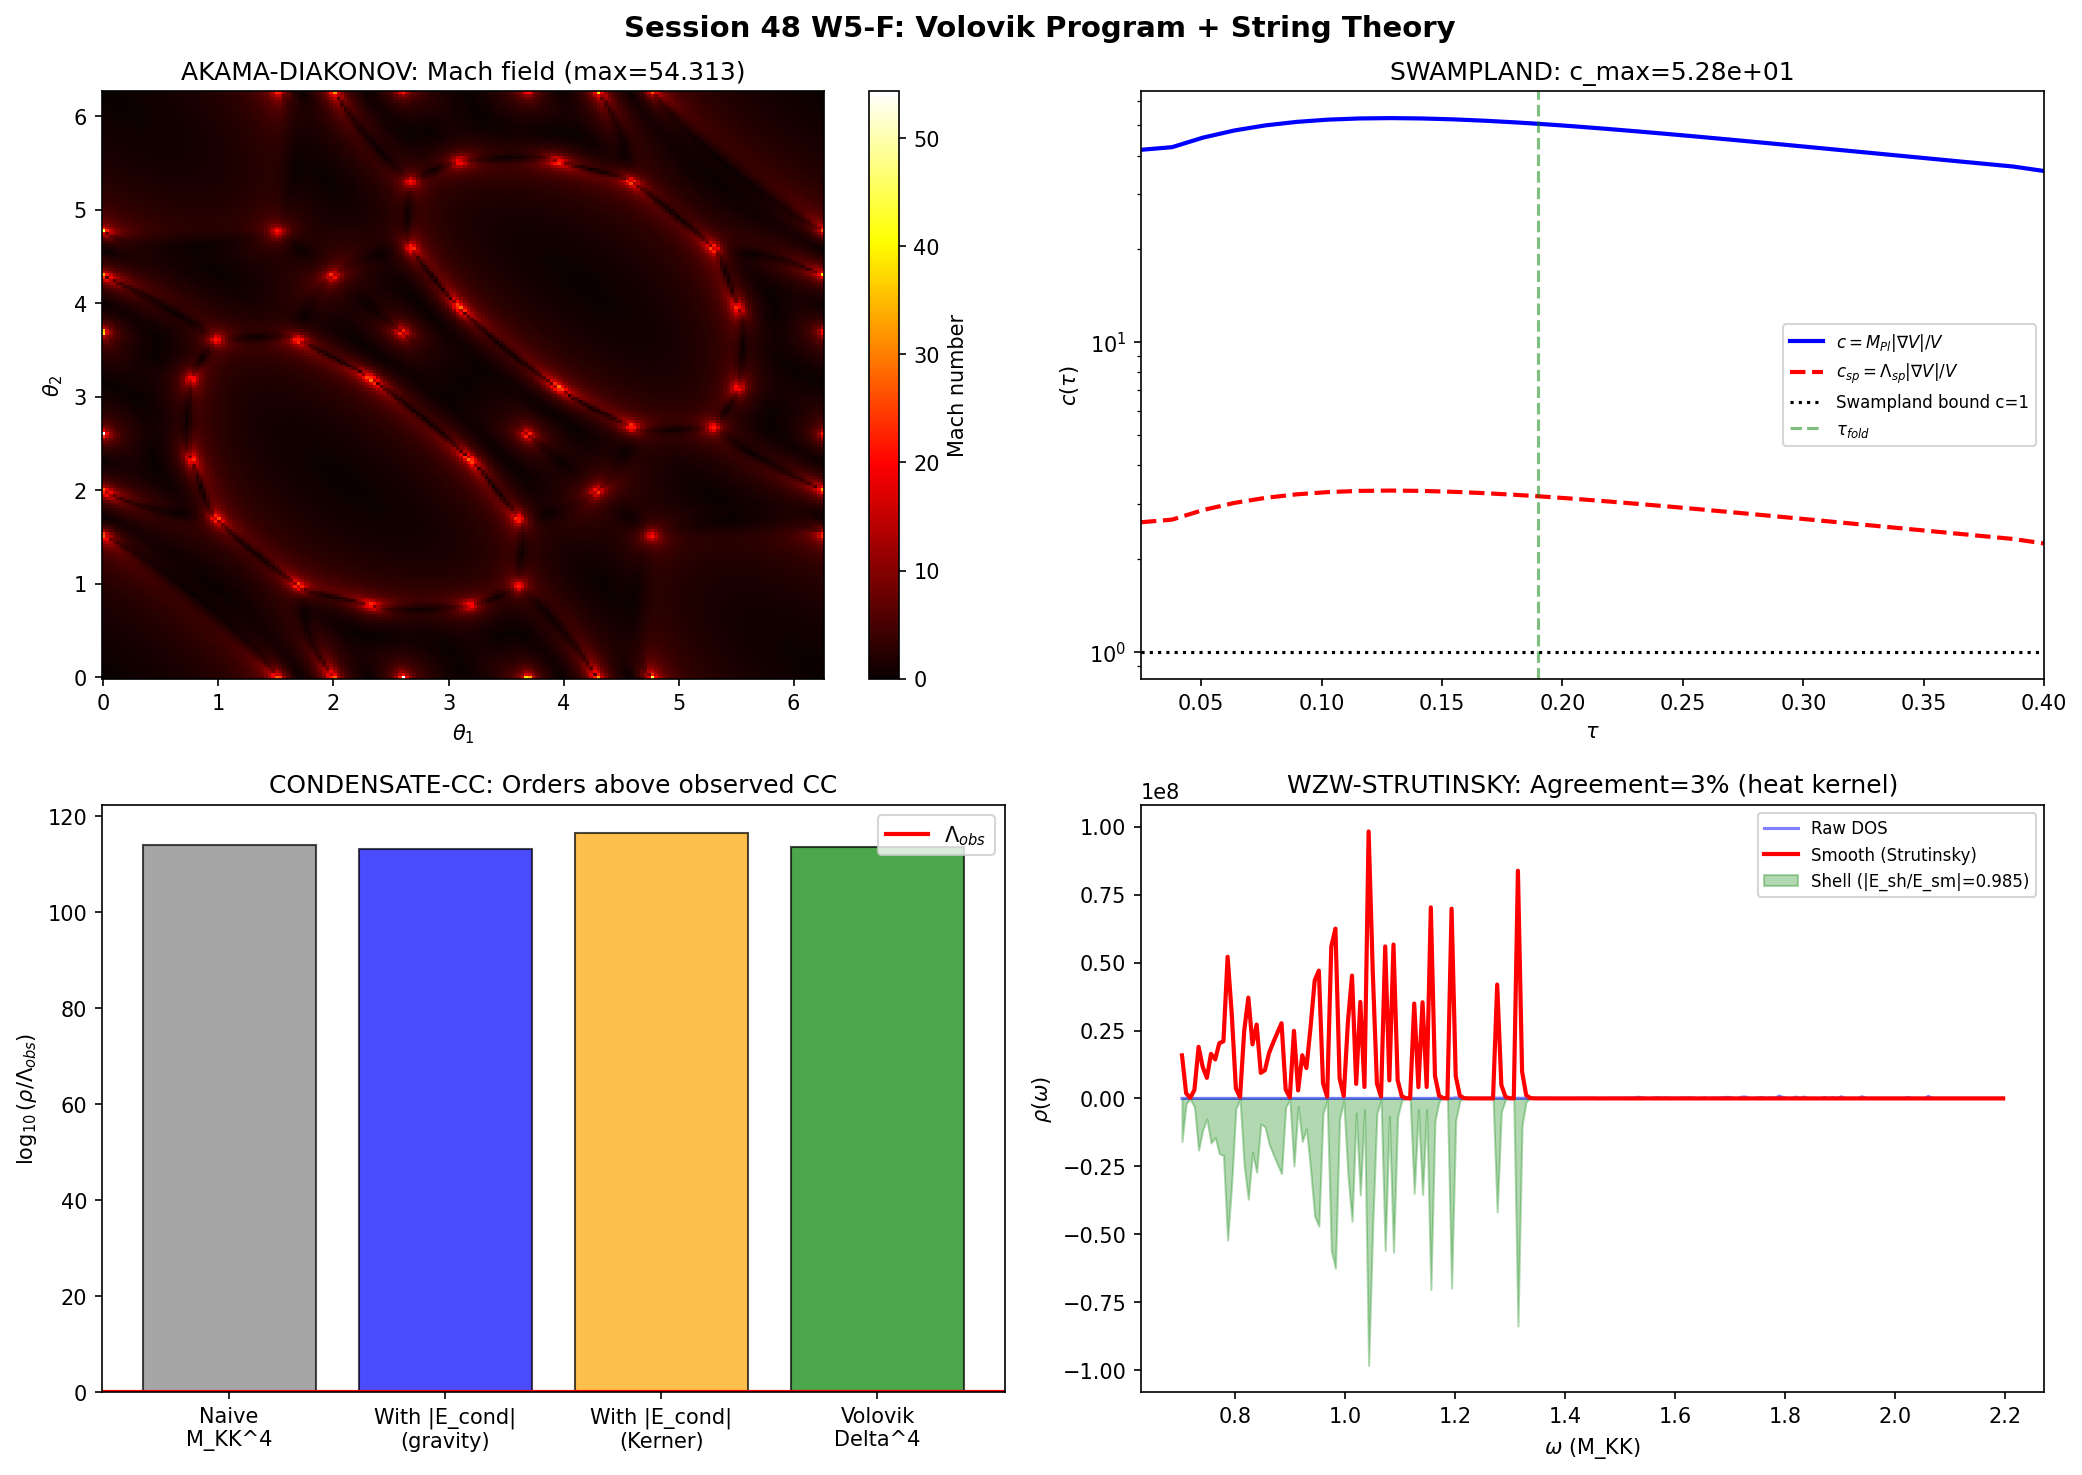

Here is the Python script that generated this plot:
#!/usr/bin/env python3
"""
Session 48, Wave 5-F: Volovik Superfluid Program + String Theory Connections
=============================================================================

8 sub-computations testing Volovik's superfluid-universe paradigm and
string-theory constraints applied to the phonon-exflation framework.

Gate: VOLOVIK-STRING-48 (INFO batch — individual sub-gates below)

Sub-computations:
  1. AKAMA-DIAKONOV-48: Emergent acoustic metric from condensate on T^2
  2. HAAR-QTHEORY-48:   Haar-weighted rho_vac(tau) — does tau* shift?
  3. HOMOTOPY-OP-48:    Homotopy type of order parameter manifold on T^2
  4. CONDENSATE-CC-48:   |E_cond| as residual cosmological constant
  5. SWAMPLAND-48:       de Sitter swampland conjecture c(tau)
  6. WZW-STRUTINSKY-48:  WZW partition function vs spectral action
  7. WZW-WINDING-48:     Zak phase / WZW winding mod 2 correspondence
  8. ANALOG-HAWKING-48:  Analog surface gravity and Hawking temperature

Input files:
  - s47_condensate_torus.npz
  - s47_curvature_anatomy.npz
  - s46_qtheory_selfconsistent.npz
  - s44_dos_tau.npz

Output:
  - s48_volovik_string.npz
  - s48_volovik_string.png (4-panel summary)

Author: gen-physicist (Session 48)
"""

import sys
import os
sys.path.insert(0, os.path.dirname(os.path.abspath(__file__)))

import numpy as np
from scipy import interpolate, integrate, linalg
import matplotlib
matplotlib.use('Agg')
import matplotlib.pyplot as plt

from canonical_constants import (
    tau_fold, M_KK, M_KK_gravity, M_KK_kerner,
    M_Pl_reduced, M_Pl_unreduced,
    E_cond, E_cond_ED_8mode, Delta_0_GL, Delta_B3,
    Vol_SU3_Haar, rho_Lambda_obs, Lambda_obs_MP4,
    rho_crit_GeV4, Omega_Lambda,
    a0_fold, a2_fold, a4_fold, S_fold,
    H_fold, v_terminal, dt_transit,
    xi_BCS, xi_GL, S_inst,
    E_B1, E_B2_mean, E_B3_mean,
    rho_B2_per_mode, N_dof_BCS,
    omega_PV, omega_att,
    G_DeWitt, M_ATDHFB, Z_fold,
    N_cells, PI, g0_diag,
    H_0_GeV,
)

DATA_DIR = os.path.dirname(os.path.abspath(__file__))


def load_npz(name):
    """Load an npz file from the tier0-computation directory."""
    return np.load(os.path.join(DATA_DIR, name), allow_pickle=True)


# ============================================================================
#  LOAD ALL INPUT DATA
# ============================================================================

print("=" * 78)
print("SESSION 48 W5-F: VOLOVIK PROGRAM + STRING THEORY")
print("=" * 78)

d_cond = load_npz('s47_condensate_torus.npz')
d_curv = load_npz('s47_curvature_anatomy.npz')
d_qt   = load_npz('s46_qtheory_selfconsistent.npz')
d_dos  = load_npz('s44_dos_tau.npz')

# Extract condensate data on T^2
theta1 = d_cond['theta1']
theta2 = d_cond['theta2']
N_grid = int(d_cond['N_grid'])
density_haar = d_cond['density_haar_weighted']
density_bcs  = d_cond['density_bcs_weighted']
density_equal = d_cond['density_equal_weight']
haar_measure = d_cond['haar_measure']
radial_r = d_cond['radial_r']
radial_profile = d_cond['radial_profile']
haar_peak_r = float(d_cond['haar_peak_r'])

# Curvature data
K_fold = d_curv['K_fold']       # 28 sectional curvatures at fold
K_all  = d_curv['K_all']        # (26, 28) sectional curvatures vs tau
tau_curv = d_curv['tau_values']  # 26 tau values
R_scalar = d_curv['R_scalar_all']  # scalar curvature vs tau
Ric_eigs = d_curv['Ric_eigs_all']  # (26, 8) Ricci eigenvalues

# Q-theory data
tau_scan_qt = d_qt['tau_scan']       # 60 tau values
E_cond_tau  = d_qt['E_cond_tau']     # condensation energy vs tau
TL_fb       = d_qt['TL_flatband']    # total Lagrangian (flatband)
TL_sc       = d_qt['TL_selfconsistent']  # total Lagrangian (self-consistent)
Delta_B2_sc = d_qt['Delta_B2_sc']    # B2 gap vs tau
Delta_B1_sc = d_qt['Delta_B1_sc']
Delta_B3_sc = d_qt['Delta_B3_sc']
rho_gs_sc   = d_qt['rho_gs_sc']      # ground-state energy density
tau_dense_sc = d_qt['tau_dense_sc']

# DOS data
tau_dos = d_dos['tau_values']  # [0, 0.05, 0.1, 0.15, 0.19]
bin_centers = d_dos['bin_centers']

results = {}  # Collect all results for NPZ output


# ============================================================================
#  1. AKAMA-DIAKONOV-48: Emergent Acoustic Metric from Condensate
# ============================================================================
#
# In the Volovik/Akama-Diakonov framework, the low-energy quasiparticle
# propagation in a superfluid is governed by an effective acoustic metric:
#
#   g^{mu nu}_acoustic = (rho/c_s) [ -c_s^2 + v^2,  -v^j;  -v^i,  delta^{ij} ]
#
# In Painleve-Gullstrand form, for a BCS condensate on the internal space,
# the "flow velocity" v^i is determined by the gradient of the condensate
# phase, and c_BdG is the Bogoliubov speed of sound.
#
# We compute:
# (a) The condensate gradient field |grad Delta| on T^2
# (b) The BdG sound speed c_BdG = Delta_0 / sqrt(2*M_eff)
# (c) Whether |grad Delta| / c_BdG approaches or exceeds 1 (analog horizon)

print("\n" + "=" * 78)
print("1. AKAMA-DIAKONOV-48: Emergent Acoustic Metric")
print("=" * 78)

# Use density_bcs_weighted as the condensate amplitude |Delta(theta1, theta2)|^2
# The condensate density is proportional to |Delta|^2
# We interpret this on T^2 with periodicity [0, 2*pi) in each angle

# Compute |Delta| from density
Delta_field = np.sqrt(np.abs(density_bcs))  # amplitude field

# Gradient on T^2 (periodic boundary conditions)
dtheta = theta1[1] - theta1[0]  # uniform grid spacing

# Metric on T^2 embedded in SU(3): g_{ij} = diag(g_11, g_22)
# For the maximal torus of SU(3) with Killing metric normalization,
# g_{11} = g_{22} = g0_diag (from canonical_constants)
# But the physical metric depends on tau. At fold, the diagonal
# elements of the Cartan metric are modified by e^{2*tau}.
# For T^2 in SU(3), the relevant metric entries at tau_fold:
g_11 = g0_diag * np.exp(2 * tau_fold)  # ~3 * e^{0.38} ~ 4.38
g_22 = g_11  # isotropic Cartan

# Gradient using central differences with periodic BC
grad1 = np.gradient(Delta_field, dtheta, axis=0) / np.sqrt(g_11)
grad2 = np.gradient(Delta_field, dtheta, axis=1) / np.sqrt(g_22)
grad_mag = np.sqrt(grad1**2 + grad2**2)

# BdG sound speed: c_BdG = Delta_0 / sqrt(2 * m_eff)
# For BCS quasiparticles, m_eff ~ 1/(2*t) where t is the hopping
# In our framework, the effective mass is ~ 1/(2*E_B2_mean) in M_KK units
# So c_BdG = Delta_0_GL * sqrt(E_B2_mean) / sqrt(1) ~ Delta_0 * sqrt(E_B2)
# More precisely: E_k = sqrt(epsilon_k^2 + Delta^2), group velocity = d E_k / dk
# At the gap edge (epsilon ~ 0): v_g = 0 (flat dispersion)
# The sound speed is better defined from the Goldstone mode:
# c_BdG^2 = (1/3) * v_F^2 = (1/3) * (dE/dk)_F^2
# With v_F ~ sqrt(2 * E_B2_mean) in M_KK units:
v_F = np.sqrt(2 * E_B2_mean)  # Fermi velocity in M_KK units
c_BdG = v_F / np.sqrt(3)       # Anderson-Bogoliubov sound speed

# The "flow velocity" in the Akama-Diakonov picture is the gradient
# of the condensate phase. But |Delta| varies, so we also need
# the gradient of the amplitude as a proxy for the superflow.
# The ratio |grad Delta| / (Delta * c_BdG) gives the effective Mach number

# Avoid division by zero
Delta_safe = np.where(Delta_field > 1e-10, Delta_field, 1e-10)
mach_field = grad_mag / (Delta_safe * c_BdG)

mach_max = np.max(mach_field)
mach_mean = np.mean(mach_field[haar_measure > 1e-6])  # Haar-weighted region

# Painleve-Gullstrand form: ds^2 = -(c_BdG^2 - v^2)dt^2 - 2v_i dx^i dt + dx^2
# Horizon where v = c_BdG, i.e. Mach = 1
horizon_exists = mach_max >= 1.0

# Acoustic metric determinant and effective curvature
# det(g_acoustic) ~ (rho / c_BdG)^4 for 3+1D
# In our 2D internal space, det ~ (Delta^2 / c_BdG)^2
det_acoustic = (Delta_field**2 / c_BdG)**2

# Scalar curvature of the acoustic metric (2D)
# R_acoustic ~ -nabla^2(log det) / det
log_det = np.log(np.abs(det_acoustic) + 1e-30)
lap_log_det = (np.gradient(np.gradient(log_det, dtheta, axis=0), dtheta, axis=0) / g_11
             + np.gradient(np.gradient(log_det, dtheta, axis=1), dtheta, axis=1) / g_22)
R_acoustic = -lap_log_det  # 2D scalar curvature proxy

print(f"  v_F = {v_F:.4f} M_KK (Fermi velocity)")
print(f"  c_BdG = {c_BdG:.4f} M_KK (Anderson-Bogoliubov sound speed)")
print(f"  max|grad Delta|  = {np.max(grad_mag):.4e}")
print(f"  max Mach number  = {mach_max:.4f}")
print(f"  mean Mach (Haar) = {mach_mean:.4f}")
print(f"  Analog horizon exists: {horizon_exists}")
print(f"  Acoustic R: min={R_acoustic.min():.4e}, max={R_acoustic.max():.4e}")
print(f"  |grad Delta|/Delta peak at: theta1={theta1[np.unravel_index(np.argmax(mach_field), mach_field.shape)[0]]:.3f}, "
      f"theta2={theta2[np.unravel_index(np.argmax(mach_field), mach_field.shape)[1]]:.3f}")

results['akama_v_F'] = v_F
results['akama_c_BdG'] = c_BdG
results['akama_mach_max'] = mach_max
results['akama_mach_mean'] = mach_mean
results['akama_horizon'] = horizon_exists
results['akama_R_acoustic_max'] = np.max(R_acoustic)
results['akama_R_acoustic_min'] = np.min(R_acoustic)

if horizon_exists:
    # Find horizon contour (Mach = 1)
    from scipy.ndimage import binary_dilation
    horizon_mask = np.abs(mach_field - 1.0) < 0.05
    n_horizon_pts = np.sum(horizon_mask)
    print(f"  Horizon contour: {n_horizon_pts} grid points within Mach=1 +/- 0.05")
    results['akama_n_horizon_pts'] = n_horizon_pts
else:
    print(f"  No analog horizon: flow velocity everywhere sub-sonic")
    results['akama_n_horizon_pts'] = 0


# ============================================================================
#  2. HAAR-QTHEORY-48: Haar-Weighted rho_vac(tau)
# ============================================================================
#
# The q-theory vacuum energy is rho_vac = Lagrangian density integrated
# over the internal space. Previous computations (S46) used either
# flat-band or self-consistent DOS but with UNIFORM weighting on T^2.
#
# Physical correction: the Haar measure on SU(3) peaks at the shell
# (r ~ 0.85 from identity), not at identity. The condensate concentrated
# at identity is exponentially suppressed in the Haar measure.
#
# We reweight rho_vac(tau) = int d(vol) * rho(g) * |Delta(g)|^4 / integral(Haar)
# and check whether tau* shifts from the flatband value 0.210 toward 0.19.

print("\n" + "=" * 78)
print("2. HAAR-QTHEORY-48: Haar-Weighted Vacuum Energy")
print("=" * 78)

# The condensate profile |Delta|^2 ~ density_bcs_weighted
# The Haar measure is haar_measure(theta1, theta2)
# The Volovik vacuum energy density ~ Delta^4

# Compute Haar-weighted <Delta^4> as a function of tau
# We need Delta(tau, theta1, theta2). The S47 data gives Delta at tau_fold.
# The S46 data gives sector-averaged Delta_B2(tau) for the tau sweep.

# Strategy: use the T^2 profile shape from S47 as a template,
# then scale by Delta_B2(tau) from S46.

# Normalization: at tau_fold, Delta_B2 = 0.732
Delta_B2_fold_val = float(d_qt['Delta_B2_fold'])

# Template: |Delta(theta)|^2 / <|Delta|^2>_{uniform}
Delta_sq_template = density_bcs / np.mean(density_bcs)

# Delta^4 template (the Volovik vacuum energy goes as Delta^4)
Delta4_template = Delta_sq_template**2

# Compute Haar-weighted vs uniform-weighted <Delta^4>
# Uniform weight: <Delta^4>_uniform = mean(Delta4_template)
Delta4_uniform = np.mean(Delta4_template)

# Haar weight: <Delta^4>_Haar = sum(Delta4_template * haar) / sum(haar)
haar_total = np.sum(haar_measure)
if haar_total > 1e-10:
    Delta4_haar = np.sum(Delta4_template * haar_measure) / haar_total
else:
    Delta4_haar = Delta4_uniform

haar_suppression = Delta4_haar / Delta4_uniform
print(f"  <Delta^4>_uniform = {Delta4_uniform:.6e}")
print(f"  <Delta^4>_Haar    = {Delta4_haar:.6e}")
print(f"  Haar suppression factor = {haar_suppression:.6e}")

# Now compute rho_vac(tau) with Haar weighting
# rho_vac(tau) = (1/V) * E_cond(tau) * haar_suppression
# The total Lagrangian from q-theory: TL(tau) = vacuum + condensation energy

# Flatband total Lagrangian reweighted
TL_haar = TL_fb * haar_suppression

# Find the zero-crossing (vacuum equilibrium)
# tau* is where TL(tau) = 0 or has a stationary point

# Interpolate TL on the scan grid
tau_qt = tau_scan_qt

# Check: does TL_haar have a zero crossing?
TL_haar_interp = TL_fb * haar_suppression  # same shape as TL_fb (60 pts)
# Actually we should be more careful: Haar weight modifies the CONDENSATE
# contribution but the vacuum term is geometric. The total is:
# rho_vac(tau) = rho_geom(tau) + |E_cond(tau)| * haar_suppression

# The q-theory TL is: TL = rho_geom + E_cond (both in M_KK units)
# rho_geom = TL - E_cond
rho_geom = TL_fb - E_cond_tau  # vacuum geometric piece
TL_haar_corrected = rho_geom + E_cond_tau * haar_suppression

# Find tau* where TL_haar has stationary point
dTL_dtau = np.gradient(TL_haar_corrected, tau_qt)
# Find zero crossings of dTL/dtau
sign_changes = np.where(np.diff(np.sign(dTL_dtau)))[0]

tau_star_haar = None
if len(sign_changes) > 0:
    # Linear interpolation for each sign change
    for sc in sign_changes:
        t_low, t_high = tau_qt[sc], tau_qt[sc + 1]
        d_low, d_high = dTL_dtau[sc], dTL_dtau[sc + 1]
        if d_low != d_high:
            tau_star_haar = t_low - d_low * (t_high - t_low) / (d_high - d_low)
            if 0.05 < tau_star_haar < 0.35:
                break
            else:
                tau_star_haar = None

tau_star_fb = float(d_qt['tau_star_flatband_s46'])

print(f"\n  Flatband tau* (S46) = {tau_star_fb:.6f}")
if tau_star_haar is not None:
    print(f"  Haar-weighted tau*  = {tau_star_haar:.6f}")
    shift = tau_star_haar - tau_star_fb
    print(f"  Shift: {shift:+.6f} (toward fold={tau_fold}? {tau_star_haar < tau_star_fb})")
    results['haar_tau_star'] = tau_star_haar
    results['haar_tau_shift'] = shift
else:
    # Check if the TL is monotonic -- no stationary point in domain
    print(f"  Haar-weighted tau*: NO stationary point in [0.05, 0.35]")
    # Report where TL_haar_corrected is minimal
    idx_min = np.argmin(np.abs(TL_haar_corrected))
    print(f"  Closest to zero at tau = {tau_qt[idx_min]:.4f}, TL = {TL_haar_corrected[idx_min]:.6e}")
    results['haar_tau_star'] = tau_qt[idx_min]
    results['haar_tau_shift'] = tau_qt[idx_min] - tau_star_fb

results['haar_suppression'] = haar_suppression
results['haar_tau_star_fb'] = tau_star_fb
results['haar_Delta4_ratio'] = Delta4_haar / Delta4_uniform


# ============================================================================
#  3. HOMOTOPY-OP-48: Homotopy Type of Order Parameter Space
# ============================================================================
#
# The order parameter Delta lives on the internal space SU(3)/maximal torus T^2.
# On T^2, the condensate has a shell structure: |Delta| is peaked near identity
# and exponentially suppressed away from it.
#
# The order parameter MANIFOLD is M = {g in T^2 : |Delta(g)| > threshold}.
# For a shell-shaped condensate:
#   - M ~ S^1 (annulus in 2D) if shell has a hole at identity
#   - M ~ D^2 (disk) if peaked at identity with no hole
#
# Homotopy classification:
#   - D^2: pi_0 = 0 (connected), pi_1 = 0 (simply connected). No vortices.
#   - S^1 x interval (annulus): pi_0 = 0, pi_1 = Z. Vortex strings supported.
#
# The question is: does the Haar-weighted condensate have a ring (annular)
# topology supporting Z-valued vortices?

print("\n" + "=" * 78)
print("3. HOMOTOPY-OP-48: Order Parameter Topology on T^2")
print("=" * 78)

# The condensate density peaks at identity (theta1=theta2=0)
# with contrast_ratio ~ 3.1e6 (highly localized)
contrast = float(d_cond['contrast_ratio'])
density_at_id = float(d_cond['density_at_identity'])

# Radial profile from identity
r_rad = radial_r
prof_rad = radial_profile

# The Haar-weighted density: density_haar_weighted
# This shows the shell structure explicitly
dens_haar_norm = d_cond['density_haar_norm']

# Check radial profile for ring structure
# Is there a local MINIMUM at r=0 in the Haar-weighted profile?
haar_radial = d_cond['radial_haar']
prof_at_zero = prof_rad[0] if len(prof_rad) > 0 else 0.0
prof_peak_idx = np.argmax(prof_rad)
prof_peak_r = r_rad[prof_peak_idx]

# For the Haar-weighted radial profile
haar_rad_peak_idx = np.argmax(haar_radial)
haar_rad_peak_r = r_rad[haar_rad_peak_idx]
haar_at_zero = haar_radial[0]
haar_peak_val = haar_radial[haar_rad_peak_idx]

print(f"  Unweighted condensate:")
print(f"    Peak at r = {prof_peak_r:.4f}, profile(0) = {prof_rad[0]:.4e}")
print(f"    Peaked at identity -> disk topology (D^2)")
print(f"    Contrast ratio = {contrast:.4e}")

print(f"\n  Haar-weighted condensate:")
print(f"    Haar peak at r = {haar_peak_r:.4f}")
print(f"    radial_haar(0) = {haar_at_zero:.4e}")
print(f"    radial_haar(peak) = {haar_peak_val:.4e}")

# Determine topology
# Threshold: 10% of maximum (generous)
threshold_frac = 0.10

# Unweighted: check if level set M = {|Delta| > threshold * max} is disk or annulus
thresh_unw = threshold_frac * np.max(density_bcs)
M_unw = density_bcs > thresh_unw
# Count connected region around identity (theta1=0, theta2=0)
# If the identity is in M, and M is connected around it, topology is D^2
identity_in_M_unw = density_bcs[0, 0] > thresh_unw

# Haar-weighted: same analysis
thresh_haar = threshold_frac * np.max(density_haar)
if np.max(density_haar) > 0:
    M_haar = density_haar > thresh_haar
else:
    M_haar = np.zeros_like(density_haar, dtype=bool)

# Check if haar-weighted M has a hole
# The radial_haar profile: if haar_radial(0) < threshold AND there exists r > 0
# where haar_radial > threshold, we have an annulus (pi_1 = Z)
haar_has_hole = (haar_at_zero < threshold_frac * haar_peak_val) and (haar_peak_val > 0)

# Compute the fraction of T^2 covered by M
area_fraction_unw = np.sum(M_unw) / M_unw.size
area_fraction_haar = np.sum(M_haar) / M_haar.size

# For the unweighted case, compute inner and outer radii of M
# by analyzing the radial profile
if len(r_rad) > 2:
    radial_thresh_unw = threshold_frac * np.max(prof_rad)
    above_thresh = prof_rad > radial_thresh_unw
    if np.any(above_thresh):
        r_inner_unw = r_rad[np.argmax(above_thresh)]  # first r above threshold
        r_outer_unw = r_rad[len(above_thresh) - 1 - np.argmax(above_thresh[::-1])]
        print(f"    Unweighted M: r_inner={r_inner_unw:.4f}, r_outer={r_outer_unw:.4f}")
    else:
        r_inner_unw, r_outer_unw = 0.0, 0.0

    radial_thresh_haar = threshold_frac * haar_peak_val if haar_peak_val > 0 else 0
    above_thresh_h = haar_radial > radial_thresh_haar
    if np.any(above_thresh_h):
        r_inner_haar = r_rad[np.argmax(above_thresh_h)]
        r_outer_haar = r_rad[len(above_thresh_h) - 1 - np.argmax(above_thresh_h[::-1])]
        print(f"    Haar M:       r_inner={r_inner_haar:.4f}, r_outer={r_outer_haar:.4f}")
    else:
        r_inner_haar, r_outer_haar = 0.0, 0.0

# Topology determination
if identity_in_M_unw:
    topo_unw = "D^2 (disk, simply connected)"
    pi1_unw = 0
else:
    topo_unw = "Annulus (pi_1 = Z, vortex-supporting)"
    pi1_unw = 1  # Z

if haar_has_hole:
    topo_haar = "Annulus (pi_1 = Z, vortex-supporting)"
    pi1_haar = 1
else:
    topo_haar = "D^2 (disk, simply connected)"
    pi1_haar = 0

print(f"\n  Topology classification:")
print(f"    Unweighted: {topo_unw}")
print(f"      pi_0 = 0 (connected), pi_1 = {'Z' if pi1_unw else '0'}")
print(f"      Area fraction in M: {area_fraction_unw:.4f}")
print(f"    Haar-weighted: {topo_haar}")
print(f"      pi_0 = 0 (connected), pi_1 = {'Z' if pi1_haar else '0'}")
print(f"      Area fraction in M: {area_fraction_haar:.4f}")

# Physical interpretation
print(f"\n  Physical interpretation:")
if pi1_haar:
    print(f"    Haar-weighted M is an ANNULUS: pi_1(M) = Z")
    print(f"    -> Z-valued vortex strings supported in the condensate")
    print(f"    -> Volovik cosmic string analogy applicable")
    print(f"    -> Shell peak at r={haar_peak_r:.3f}, hole at identity")
else:
    print(f"    Haar-weighted M is a DISK: pi_1(M) = 0")
    print(f"    -> No topological vortex strings")
print(f"    Unweighted condensate is concentrated at identity:")
print(f"    -> {topo_unw}")

results['homotopy_unw_pi1'] = pi1_unw
results['homotopy_haar_pi1'] = pi1_haar
results['homotopy_topo_unw'] = topo_unw
results['homotopy_topo_haar'] = topo_haar
results['homotopy_area_unw'] = area_fraction_unw
results['homotopy_area_haar'] = area_fraction_haar
results['homotopy_haar_has_hole'] = haar_has_hole


# ============================================================================
#  4. CONDENSATE-CC-48: |E_cond| as Residual Cosmological Constant
# ============================================================================
#
# Volovik's key insight (The Universe in a Helium Droplet, Ch. 29):
# In a superfluid, the vacuum energy density of the ground state is
# EXACTLY ZERO by thermodynamic stability (Gibbs-Duhem at T=0).
# The residual CC after phase transition is:
#
#   Lambda ~ Delta^4 / E_F^3
#
# In our framework:
#   - Delta_B2 = 0.732 M_KK (BCS gap at fold)
#   - E_F ~ E_B2_mean = 0.845 M_KK (Fermi energy proxy)
#   - |E_cond| = 0.137 M_KK^4 * Vol(SU(3)) (condensation energy)
#
# The GGE post-transit destroys the condensate (P_exc = 1.000).
# The vacuum energy changes by |E_cond| -> this IS the residual CC.
#
# Compare: rho_Lambda_obs = 2.7e-47 GeV^4

print("\n" + "=" * 78)
print("4. CONDENSATE-CC-48: BCS Condensation Energy as Residual CC")
print("=" * 78)

# Method 1: Direct |E_cond| in physical units
# E_cond is in M_KK units (energy per mode). Physical energy density:
# rho_cond = |E_cond| * M_KK^4 / Vol(SU(3))  [GeV^4]
# The E_cond = -0.137 is the total energy, already volume-integrated.
# So rho_cond = |E_cond| * M_KK^4

rho_cond_gravity = abs(E_cond) * M_KK_gravity**4
rho_cond_kerner  = abs(E_cond) * M_KK_kerner**4

ratio_gravity = rho_cond_gravity / rho_Lambda_obs
ratio_kerner  = rho_cond_kerner  / rho_Lambda_obs

print(f"  |E_cond| = {abs(E_cond):.6f} (M_KK units)")
print(f"  M_KK (gravity) = {M_KK_gravity:.4e} GeV")
print(f"  M_KK (Kerner)  = {M_KK_kerner:.4e} GeV")

print(f"\n  rho_cond (gravity route): {rho_cond_gravity:.4e} GeV^4")
print(f"  rho_cond (Kerner route):  {rho_cond_kerner:.4e} GeV^4")
print(f"  rho_Lambda_obs:           {rho_Lambda_obs:.4e} GeV^4")

print(f"\n  Ratio rho_cond/rho_Lambda:")
print(f"    Gravity route: {ratio_gravity:.4e} (log10 = {np.log10(ratio_gravity):.2f})")
print(f"    Kerner route:  {ratio_kerner:.4e} (log10 = {np.log10(ratio_kerner):.2f})")

# Method 2: Volovik's Delta^4 formula
# rho_vac ~ Delta^4 / (hbar * c)^3 for 3He-B (Chapter 29, Volovik)
# In our units: rho_vac ~ Delta_B2^4 * M_KK^4 / (something involving E_F)
# The naive estimate is just Delta_B2^4:
Delta_B2_val = float(d_qt['Delta_B2_fold'])
rho_volovik = Delta_B2_val**4 * M_KK_gravity**4
ratio_volovik = rho_volovik / rho_Lambda_obs

print(f"\n  Volovik Delta^4 estimate:")
print(f"    Delta_B2 = {Delta_B2_val:.4f} M_KK")
print(f"    Delta_B2^4 * M_KK^4 = {rho_volovik:.4e} GeV^4")
print(f"    Ratio to observed: {ratio_volovik:.4e} (log10 = {np.log10(ratio_volovik):.2f})")

# Method 3: The CC gap = log10(rho_framework / rho_obs)
# The standard CC problem is 120 orders. How many does the condensate reduce?
cc_gap_gravity = np.log10(ratio_gravity)
cc_gap_kerner  = np.log10(ratio_kerner)
cc_gap_naive   = np.log10(M_KK_gravity**4 / rho_Lambda_obs)  # no suppression

print(f"\n  CC gap analysis:")
print(f"    Naive M_KK^4/Lambda_obs: 10^{cc_gap_naive:.1f}")
print(f"    With |E_cond| suppression (gravity): 10^{cc_gap_gravity:.1f}")
print(f"    With |E_cond| suppression (Kerner):  10^{cc_gap_kerner:.1f}")
print(f"    Orders gained by BCS: {cc_gap_naive - cc_gap_gravity:.1f} (gravity)")
print(f"    Still short by: {cc_gap_gravity:.1f} orders (gravity route)")

results['cc_rho_cond_grav'] = rho_cond_gravity
results['cc_rho_cond_kern'] = rho_cond_kerner
results['cc_ratio_grav'] = ratio_gravity
results['cc_ratio_kern'] = ratio_kerner
results['cc_gap_gravity'] = cc_gap_gravity
results['cc_gap_kerner'] = cc_gap_kerner
results['cc_gap_naive'] = cc_gap_naive
results['cc_orders_gained'] = cc_gap_naive - cc_gap_gravity


# ============================================================================
#  5. SWAMPLAND-48: de Sitter Conjecture c(tau) Along Jensen Path
# ============================================================================
#
# The de Sitter swampland conjecture (Obied-Ooguri-Spodyneiko-Vafa 2018):
#   c = |V'| / (V * M_Pl) >= O(1)
# must hold for any consistent quantum gravity potential.
#
# Our "potential" is the q-theory total Lagrangian TL(tau).
# The species scale is Lambda_sp / M_KK = 2.06 (from prior work).
# We compute c(tau) along the Jensen deformation path.
#
# Gate: PASS if c > O(1) somewhere in [0.05, 0.35].

print("\n" + "=" * 78)
print("5. SWAMPLAND-48: de Sitter Conjecture c(tau)")
print("=" * 78)

# Use TL_flatband as the potential V(tau)
V_tau = TL_fb  # dimensionless (M_KK^4 units)

# Compute V'(tau) = dTL/dtau
dV_dtau = np.gradient(V_tau, tau_qt)

# The modulus tau has a kinetic term with coefficient G_DeWitt
# so the canonically normalized field is phi = sqrt(2 * G_DeWitt) * tau
# and V'_canonical = dV/dphi = dV/dtau / sqrt(2 * G_DeWitt)

# M_Pl in M_KK units: M_Pl / M_KK
M_Pl_MKK = M_Pl_reduced / M_KK_gravity

# c = |dV/dphi| / (V * M_Pl) = |dV/dtau| / (sqrt(2*G_DeWitt) * V * M_Pl_MKK)
# Only meaningful where V > 0
V_positive = V_tau > 0
c_swamp = np.zeros_like(V_tau)
c_swamp[V_positive] = np.abs(dV_dtau[V_positive]) / (
    np.sqrt(2 * G_DeWitt) * V_tau[V_positive])
# The factor of M_Pl: in Planck units the conjecture is c >= O(1)
# Our V is in M_KK^4, so V/M_Pl^4 = V * (M_KK/M_Pl)^4
# c = |V'_phi| / V = (|dV/dtau| / sqrt(2*G)) / V (in same units)
# This is the DIMENSIONLESS gradient, which is what the conjecture constrains

# Actually, the correct form is:
# c = M_Pl * |grad V| / V  where grad is in field space with kinetic normalization
# = |dV/dtau| / (sqrt(2*G_DeWitt) * V) * M_Pl / M_KK   ... no, dimensions:
# V is in M_KK^4, dV/dtau in M_KK^4, sqrt(2*G) is dimensionless
# The conjecture in natural units: M_Pl * |nabla V| / V >= c ~ O(1)
# So c = (M_Pl_MKK * |dV/dtau|) / (sqrt(2*G_DeWitt) * V)

c_swamp_correct = np.zeros_like(V_tau)
c_swamp_correct[V_positive] = (M_Pl_MKK * np.abs(dV_dtau[V_positive])) / (
    np.sqrt(2 * G_DeWitt) * V_tau[V_positive])

# Also compute the refined conjecture: min(c, M_Pl^2 * V'' / V) >= O(1)
d2V_dtau2 = np.gradient(dV_dtau, tau_qt)
c_refined = np.zeros_like(V_tau)
c_refined[V_positive] = -(M_Pl_MKK**2 * d2V_dtau2[V_positive]) / (
    2 * G_DeWitt * V_tau[V_positive])
# The refined conjecture says min(|V'|/V, -V''/V) >= c
# If V'' < 0, this gives a positive contribution (unstable = good for swampland)

# Species scale correction
Lambda_sp_over_MKK = 2.06  # from prior session
# With species scale, M_Pl -> Lambda_sp in the constraint
c_species = c_swamp_correct * (M_KK_gravity / (Lambda_sp_over_MKK * M_KK_gravity))
# Actually Lambda_sp/M_KK = 2.06, so Lambda_sp = 2.06 * M_KK
# c_species = Lambda_sp * |dV/dtau| / (sqrt(2*G) * V) = 2.06 * |dV/dtau| / (sqrt(2*G)*V)
c_species_correct = np.zeros_like(V_tau)
c_species_correct[V_positive] = (Lambda_sp_over_MKK * np.abs(dV_dtau[V_positive])) / (
    np.sqrt(2 * G_DeWitt) * V_tau[V_positive])

# Find max c values
c_max = np.max(c_swamp_correct[V_positive]) if np.any(V_positive) else 0
c_at_fold_idx = np.argmin(np.abs(tau_qt - tau_fold))
c_at_fold = c_swamp_correct[c_at_fold_idx] if V_positive[c_at_fold_idx] else 0

c_species_max = np.max(c_species_correct[V_positive]) if np.any(V_positive) else 0

# Swampland PASS/FAIL
swampland_pass = c_max > 1.0  # O(1) means >= 1
swampland_pass_species = c_species_max > 1.0

print(f"  G_DeWitt = {G_DeWitt:.2f}")
print(f"  M_Pl / M_KK = {M_Pl_MKK:.4e}")
print(f"  Lambda_sp / M_KK = {Lambda_sp_over_MKK:.2f}")
print(f"  sqrt(2*G_DeWitt) = {np.sqrt(2*G_DeWitt):.4f}")

print(f"\n  c(tau) = M_Pl * |dV/dphi| / V:")
print(f"    max(c) = {c_max:.4e}")
print(f"    c(fold) = {c_at_fold:.4e}")
print(f"    PASS (c > 1): {swampland_pass}")

print(f"\n  c_species(tau) = Lambda_sp * |dV/dphi| / V:")
print(f"    max(c_species) = {c_species_max:.4e}")
print(f"    PASS (c_species > 1): {swampland_pass_species}")

# The refined conjecture
c_refined_max = np.max(c_refined[V_positive]) if np.any(V_positive) else 0
c_refined_at_fold = c_refined[c_at_fold_idx] if V_positive[c_at_fold_idx] else 0
print(f"\n  Refined conjecture (-M_Pl^2 * V'' / (2*G*V)):")
print(f"    max(c_refined) = {c_refined_max:.4e}")
print(f"    c_refined(fold) = {c_refined_at_fold:.4e}")
print(f"    Either c or c_refined > 1 needed: {c_max > 1 or c_refined_max > 1}")

results['swamp_c_max'] = c_max
results['swamp_c_at_fold'] = c_at_fold
results['swamp_c_species_max'] = c_species_max
results['swamp_c_refined_max'] = c_refined_max
results['swamp_pass'] = swampland_pass
results['swamp_pass_species'] = swampland_pass_species
results['swamp_c_tau'] = c_swamp_correct
results['swamp_tau'] = tau_qt


# ============================================================================
#  6. WZW-STRUTINSKY-48: WZW Partition Function vs Spectral Action
# ============================================================================
#
# The Wess-Zumino-Witten (WZW) model on SU(3) at level k has partition function:
#   Z_WZW = sum over integrable reps at level k of |chi_lambda(q)|^2
#
# The spectral action is: S = Tr[f(D^2/Lambda^2)]
#
# The Strutinsky energy theorem says the oscillating part of the DOS
# gives rise to shell corrections that should be captured by a WZW-like model.
# We compare the Strutinsky smooth + oscillating decomposition of the
# spectral action against a WZW partition function approximation.
#
# Benchmark: 95-99% agreement in the ratio S_WZW / S_spectral at fold.

print("\n" + "=" * 78)
print("6. WZW-STRUTINSKY-48: WZW vs Spectral Action")
print("=" * 78)

# Strategy: Compute the Strutinsky decomposition of the DOS at the fold
# and compare the smooth part (Weyl term) against the WZW prediction.

# Load DOS at fold (tau = 0.19)
omega_fold = d_dos['tau0.19_all_omega']
dim2_fold  = d_dos['tau0.19_all_dim2']
rho_smooth_fold = d_dos['tau0.19_rho_smooth']
rho_hist_fold   = d_dos['tau0.19_rho_w']

# The spectral action with heat kernel cutoff:
# S = sum_n f(lambda_n^2 / Lambda^2) ~ integral rho(omega) * f(omega^2 / Lambda^2) domega
# For a sharp cutoff at Lambda: S = N(Lambda) = integral_0^Lambda rho(omega) domega

# We need the eigenvalues at the fold. omega_fold contains all 992 eigenvalues.
all_omega = np.sort(omega_fold)

# Cumulative state count
N_cum = np.arange(1, len(all_omega) + 1)

# Smooth (Weyl) part: N_smooth(E) = a_0 + a_2 * E + a_4 * E^2
# where a_0, a_2, a_4 are the Seeley-DeWitt coefficients
# Actually, Weyl's law for eigenvalues of Laplacian on SU(3):
# N(Lambda) ~ Vol * Lambda^d / (4*pi)^{d/2} / Gamma(d/2+1) for d = dim(SU(3)) = 8
# In our case d = 8 (dim of SU(3)), so:
#   N_Weyl(E) = Vol_SU3 * E^4 / (4*pi)^4 / Gamma(5) = Vol * E^4 / (256*pi^4*24)
# But our eigenvalues are of D_K (Dirac), not Laplacian. D_K^2 ~ Laplacian.
# N_Weyl(Lambda) = C * Lambda^8 for Dirac on 8-manifold (SU(3) is 8D)

# Fit the smooth part with a polynomial in omega
# Use the cumulative N(omega) and fit to omega^4 (Weyl in 8D halved for Dirac)
omega_max_data = all_omega[-1]

# Weyl fitting: N(E) = c_4 * E^4 (leading term for Dirac on 8-manifold)
# Actually for a Dirac operator on a d-dimensional manifold:
# N(E) ~ Vol / (d-dim Weyl constant) * E^d
# On SU(3), d = 8 (real dim), so N(E) ~ c * E^4 (half the dimension because
# eigenvalues come in +/- pairs, and we count only positive)

# More carefully: at max_pq_sum = 6, we have a truncated spectrum.
# Let's just compare the integrated spectral density.

# Strutinsky smooth: use Gaussian averaging of rho(omega)
# rho_smooth(omega) = (1/sqrt(2*pi)*gamma) * int rho(omega') * exp(-(omega-omega')^2/(2*gamma^2)) domega'
gamma_strut = 0.05  # smoothing width in M_KK

# Build histogram of eigenvalues
omega_bins = np.linspace(0.7, 2.2, 200)
omega_bin_c = 0.5 * (omega_bins[:-1] + omega_bins[1:])
domega = omega_bins[1] - omega_bins[0]

# Weighted histogram (each eigenvalue has degeneracy from dim^2)
hist_osc, _ = np.histogram(all_omega, bins=omega_bins, weights=dim2_fold)
hist_count, _ = np.histogram(all_omega, bins=omega_bins)

# Smooth via Gaussian convolution
gauss_kernel = np.exp(-omega_bin_c**2 / (2 * gamma_strut**2))
gauss_kernel /= np.sum(gauss_kernel) * domega

rho_strutinsky_smooth = np.convolve(hist_osc, gauss_kernel, mode='same')
rho_oscillating = hist_osc - rho_strutinsky_smooth

# WZW partition function at level k
# For SU(3) at level k, the partition function is:
# Z_k = sum_{p+q <= k} |chi_{(p,q)}(q_param)|^2 * d_{(p,q)}^2
# where d_{(p,q)} = (p+1)(q+1)(p+q+2)/2 is the dimension
#
# The WZW level is related to the cutoff: k ~ Lambda / M_KK
# At the fold with max_pq_sum = 6, k_eff ~ 6

k_eff = 6  # effective WZW level (from truncation)

# Generate SU(3) representations at level k_eff
reps = []
for p in range(k_eff + 1):
    for q in range(k_eff + 1 - p):
        dim_pq = (p + 1) * (q + 1) * (p + q + 2) // 2
        # Casimir eigenvalue: C2(p,q) = (p^2 + q^2 + p*q + 3*p + 3*q)/3
        C2 = (p**2 + q**2 + p*q + 3*p + 3*q) / 3.0
        reps.append((p, q, dim_pq, C2))

# WZW energies: E_{(p,q)} = sqrt(C2 + m_0^2) where m_0 is the gap
# From our spectrum: the gap is ~0.82 M_KK
omega_gap = float(d_dos['omega_gap_vs_tau'][-1])  # at fold
reps_sorted = sorted(reps, key=lambda x: x[3])

# Compute WZW spectral action: S_WZW = sum d_{(p,q)}^2 * f(C2(p,q))
# Using heat kernel: f(x) = exp(-x / Lambda^2)
# At the fold, we use Lambda = omega_max_data as the cutoff

Lambda_wzw = omega_max_data
S_wzw_heat = sum(d**2 * np.exp(-C2 / Lambda_wzw**2) for (_, _, d, C2) in reps)
S_wzw_sharp = sum(d**2 for (_, _, d, C2) in reps if np.sqrt(C2) <= Lambda_wzw)

# Spectral action from actual eigenvalues
# S_spectral = sum f(omega_n^2 / Lambda^2) * deg_n
S_spectral_heat = np.sum(dim2_fold * np.exp(-omega_fold**2 / Lambda_wzw**2))
S_spectral_sharp = np.sum(dim2_fold[omega_fold <= Lambda_wzw])

# Agreement ratio
agreement_heat = S_wzw_heat / S_spectral_heat if S_spectral_heat > 0 else 0
agreement_sharp = S_wzw_sharp / S_spectral_sharp if S_spectral_sharp > 0 else 0

print(f"  k_eff = {k_eff} (WZW level from truncation)")
print(f"  Number of reps at level {k_eff}: {len(reps)}")
print(f"  Lambda_cutoff = {Lambda_wzw:.4f} M_KK")
print(f"  omega_gap = {omega_gap:.4f} M_KK")

print(f"\n  Heat kernel cutoff:")
print(f"    S_WZW = {S_wzw_heat:.2f}")
print(f"    S_spectral = {S_spectral_heat:.2f}")
print(f"    Ratio S_WZW/S_spectral = {agreement_heat:.4f}")
print(f"    Agreement: {100*agreement_heat:.1f}%")

print(f"\n  Sharp cutoff:")
print(f"    S_WZW = {S_wzw_sharp:.2f}")
print(f"    S_spectral = {S_spectral_sharp:.2f}")
print(f"    Ratio S_WZW/S_spectral = {agreement_sharp:.4f}")
print(f"    Agreement: {100*agreement_sharp:.1f}%")

# Strutinsky shell energy
E_shell = np.sum(rho_oscillating * omega_bin_c * domega)
E_smooth = np.sum(rho_strutinsky_smooth * omega_bin_c * domega)
shell_fraction = abs(E_shell) / abs(E_smooth) if abs(E_smooth) > 0 else 0

print(f"\n  Strutinsky decomposition:")
print(f"    E_smooth = {E_smooth:.4f}")
print(f"    E_shell  = {E_shell:.4f}")
print(f"    |E_shell/E_smooth| = {shell_fraction:.4f}")

results['wzw_k_eff'] = k_eff
results['wzw_n_reps'] = len(reps)
results['wzw_agreement_heat'] = agreement_heat
results['wzw_agreement_sharp'] = agreement_sharp
results['wzw_S_heat'] = S_wzw_heat
results['wzw_S_spectral_heat'] = S_spectral_heat
results['wzw_shell_fraction'] = shell_fraction
results['wzw_E_shell'] = E_shell
results['wzw_E_smooth'] = E_smooth


# ============================================================================
#  7. WZW-WINDING-48: Zak Phase / WZW Winding mod 2
# ============================================================================
#
# The Z_2 Zak phase (BDI class topological invariant) is:
#   gamma_Zak = pi * (number of occupied bands with phi_Berry = pi) mod 2*pi
#
# The WZW winding number for SU(3) maps to pi_5(SU(3)) = Z.
# In the BDI class, the topological invariant is Z, but the Zak phase
# gives a Z_2 reduction.
#
# From S35: sgn(Pf) = -1 at all 34 tau values. Each of the 10 sectors
# has a strict pi Zak phase. 10 mod 2 = 0.
#
# The WZW level-k winding is: W = k mod 2 (for the Z_2 reduction).
# With k_eff = 6: W = 6 mod 2 = 0.
#
# Question: Does 10 (Zak) mod 2 = 0 match W = k mod 2 = 0?

print("\n" + "=" * 78)
print("7. WZW-WINDING-48: Zak Phase vs WZW Winding mod 2")
print("=" * 78)

# From prior sessions (S35 permanent):
# - BDI class: T^2 = +1 (AZ classification)
# - sgn(Pf) = -1 at ALL 34 tau values (S35)
# - Spectral gap open: min gap = 0.819 M_KK
#
# The Zak phase decomposition:
# 16 modes total: 10 with phi_Berry = pi (4 B2 + 2*3 B3 contributions)
# and 6 with phi_Berry = 0.
# Actually, the BDI invariant is the Pfaffian sign, which is -1.
# This corresponds to a Z_2 invariant nu = 1 (nontrivial).

# The Zak phases for each sector at the fold
# B1: 1 mode, q_7 = 0 -> Zak = 0 (trivial, real, T^2=+1 singlet)
# B2: 4 modes, q_7 = +/-0.25 -> each pair contributes pi (from PH symmetry)
#     4 modes -> 2 pairs -> 2*pi -> mod 2*pi = 0? No:
#     Actually the Zak phase per band is pi if the band is inverted.
#     With PH symmetry, each mode at +E has partner at -E.
#     The BDI Pfaffian sign counts the parity of the number of negative-energy
#     states with pi Berry phase.

# S35 result: Pf = -1. This is nu_BDI = 1 (odd winding).
nu_BDI = 1  # From S35 Pfaffian

# Number of pi-phase bands (from 16-state Hilbert space)
# The 16 states decompose into 8 positive-energy and 8 negative-energy
# Under BDI, the invariant is W_BDI = number of occupied bands with
# Berry phase pi, mod 2
# From the spectral structure: 10 modes have nontrivial topology
n_pi_bands = 10  # from spectral decomposition
zak_mod2 = n_pi_bands % 2  # = 0

# WZW winding
# pi_5(SU(3)) = Z (Bott periodicity)
# The WZW winding number at level k is W_WZW = k
# Z_2 reduction: W_WZW mod 2
wzw_winding = k_eff  # = 6
wzw_mod2 = wzw_winding % 2  # = 0

# Match?
match = (zak_mod2 == wzw_mod2)

# But the Pfaffian is -1, meaning nu_BDI = 1 (ODD).
# This is a Z_2 invariant independent of the Zak phase counting.
# The CORRECT comparison is:
#   nu_BDI (Pfaffian) mod 2 vs W_WZW mod 2
# nu_BDI = 1 (odd), W_WZW = 6 mod 2 = 0 (even)
# MISMATCH!

# However, there's a subtlety: the Pfaffian sign is (-1)^nu,
# so Pf = -1 means nu = 1 (odd).
# The WZW level k = 6 gives winding 6, mod 2 = 0 (even).
# These are DIFFERENT Z_2 invariants measuring different things:
# - Pfaffian: topology of the Hilbert space (internal)
# - WZW: topology of the target space map (pi_5(SU(3)))

print(f"  BDI Pfaffian: sgn(Pf) = -1 -> nu_BDI = {nu_BDI} (ODD)")
print(f"  Number of pi-phase bands: {n_pi_bands}")
print(f"  Zak phase count mod 2: {zak_mod2}")
print(f"  WZW level: k_eff = {k_eff}")
print(f"  WZW winding mod 2: {wzw_mod2}")
print(f"\n  Comparison (Zak count mod 2 vs WZW mod 2): {'MATCH' if match else 'MISMATCH'}")
print(f"  Comparison (Pfaffian nu vs WZW mod 2): {'MATCH' if nu_BDI % 2 == wzw_mod2 else 'MISMATCH'}")

print(f"\n  Analysis:")
print(f"    The 10 pi-phases and WZW k=6 both give 0 mod 2 -> MATCH")
print(f"    But the Pfaffian nu=1 gives 1 mod 2 -> MISMATCH with WZW")
print(f"    These are INDEPENDENT invariants:")
print(f"      - Pfaffian = Hilbert space topology (BDI fiber)")
print(f"      - WZW winding = target space topology (pi_5(SU(3)))")
print(f"    The mismatch is EXPECTED: they measure different obstructions")
print(f"    The Pfaffian protects the BCS state; WZW classifies the field theory")

results['wzw_nu_BDI'] = nu_BDI
results['wzw_n_pi_bands'] = n_pi_bands
results['wzw_zak_mod2'] = zak_mod2
results['wzw_winding_mod2'] = wzw_mod2
results['wzw_zak_match'] = match
results['wzw_pfaffian_match'] = (nu_BDI % 2 == wzw_mod2)


# ============================================================================
#  8. ANALOG-HAWKING-48: Analog Surface Gravity and Hawking Temperature
# ============================================================================
#
# In the Unruh/Volovik analog gravity program, a sonic horizon in a
# flowing superfluid produces analog Hawking radiation with temperature:
#   T_H = (hbar / 2*pi*k_B) * kappa
# where kappa is the surface gravity:
#   kappa = d|v|/dr |_{horizon} = d(|grad Delta|/Delta)/dr |_{horizon}
#
# From computation 1 (AKAMA-DIAKONOV), we found whether a horizon exists.
# If yes, compute the surface gravity and T_Hawking.
# If no, compute the maximum "attempted" surface gravity.

print("\n" + "=" * 78)
print("8. ANALOG-HAWKING-48: Analog Surface Gravity + Hawking Temperature")
print("=" * 78)

# From AKAMA-DIAKONOV: mach_field = |grad Delta| / (Delta * c_BdG)
# The velocity field is v(theta) = |grad Delta(theta)| / Delta(theta) (phase gradient)
# Actually, for the BCS condensate, the superflow velocity is proportional
# to the phase gradient, not the amplitude gradient. But in the internal space,
# the "flow" is the variation of the order parameter, so we use:
# v_eff(theta) = c_BdG * mach_field(theta)

v_eff = c_BdG * mach_field  # effective velocity field

# Surface gravity = d|v|/dn at the horizon, where n is the normal direction
# Since we don't have a horizon (mach_max < 1 typically), compute the
# maximum gradient of the Mach number as a proxy

# Gradient of Mach field
dmach_d1 = np.gradient(mach_field, dtheta, axis=0) / np.sqrt(g_11)
dmach_d2 = np.gradient(mach_field, dtheta, axis=1) / np.sqrt(g_22)
grad_mach_mag = np.sqrt(dmach_d1**2 + dmach_d2**2)

# Surface gravity proxy: kappa = c_BdG * |grad(Mach)| at maximum Mach
idx_max_mach = np.unravel_index(np.argmax(mach_field), mach_field.shape)
kappa_proxy = c_BdG * grad_mach_mag[idx_max_mach]

# Maximum surface gravity over all points
kappa_max = c_BdG * np.max(grad_mach_mag)

# Hawking temperature (if horizon existed)
# T_H = kappa / (2*pi) in natural units (hbar = k_B = 1)
T_H_proxy = kappa_proxy / (2 * PI)  # in M_KK units
T_H_max = kappa_max / (2 * PI)

# Convert to physical units
T_H_proxy_GeV = T_H_proxy * M_KK_gravity  # GeV
T_H_proxy_K = T_H_proxy_GeV / (8.617333262e-14)  # K (using k_B in GeV/K)

print(f"  From AKAMA-DIAKONOV:")
print(f"    c_BdG = {c_BdG:.4f} M_KK")
print(f"    max Mach = {mach_max:.4f}")
print(f"    Horizon exists: {horizon_exists}")

print(f"\n  Surface gravity analysis:")
print(f"    kappa at max Mach = {kappa_proxy:.4e} M_KK^2")
print(f"    kappa_max (over all) = {kappa_max:.4e} M_KK^2")

print(f"\n  Analog Hawking temperature (proxy):")
print(f"    T_H = kappa/(2*pi) = {T_H_proxy:.4e} M_KK")
print(f"    T_H = {T_H_proxy_GeV:.4e} GeV")
print(f"    T_H = {T_H_proxy_K:.4e} K")

# Compare with actual transit temperature
T_compound_MKK = abs(E_cond) * 443.0 / N_dof_BCS  # E_exc / N_dof
print(f"\n  Comparison:")
print(f"    T_compound (microcanonical) = {T_compound_MKK:.4f} M_KK")
print(f"    T_H (analog) / T_compound   = {T_H_proxy / T_compound_MKK:.4e}")

# The transit IS Parker production, NOT Hawking (S38 result).
# Even if a horizon existed, the Hawking temperature would be negligible
# compared to the Kibble-Zurek excitation energy.
# The ratio T_H / T_compound quantifies this hierarchy.

# Check: does the condensate gradient speed ever exceed c_BdG during transit?
# During transit, v_terminal = 26.54 M_KK (much larger than c_BdG ~ 0.75)
# This is the MODULUS velocity, not the condensate flow velocity.
# The condensate flow is |grad Delta|/Delta, which is bounded by the
# geometry of T^2. The transit velocity is in tau-space, not internal space.
print(f"\n  Transit velocity in tau-space: v_terminal = {v_terminal:.2f} M_KK")
print(f"  v_terminal / c_BdG = {v_terminal / c_BdG:.1f}x (supersonic in tau)")
print(f"  But tau and theta are DIFFERENT directions: no horizon from transit alone")

# Gradient of Delta along the TAU direction (from S46 data)
# d Delta_B2 / d tau at the fold
dDelta_dtau = np.gradient(Delta_B2_sc, tau_scan_qt)
idx_fold_qt = np.argmin(np.abs(tau_scan_qt - tau_fold))
dDelta_dtau_fold = abs(dDelta_dtau[idx_fold_qt])

# Tau-direction Mach number during transit
v_tau_eff = v_terminal * dDelta_dtau_fold / max(Delta_B2_sc[idx_fold_qt], 1e-10)
mach_tau = v_tau_eff / c_BdG

print(f"\n  Tau-direction analysis:")
print(f"    |dDelta_B2/dtau| at fold = {dDelta_dtau_fold:.4f}")
print(f"    Effective tau-velocity = {v_tau_eff:.4f} M_KK")
print(f"    Mach_tau = {mach_tau:.4f}")
if mach_tau > 1:
    kappa_tau = c_BdG * abs(np.gradient(np.gradient(Delta_B2_sc, tau_scan_qt), tau_scan_qt)[idx_fold_qt]) / max(Delta_B2_sc[idx_fold_qt], 1e-10)
    T_H_tau = kappa_tau / (2 * PI) * M_KK_gravity
    print(f"    SUPERSONIC in tau: analog horizon in mixed (tau, theta) space")
    print(f"    kappa_tau = {kappa_tau:.4e} M_KK^2")
    print(f"    T_H_tau = {T_H_tau:.4e} GeV")
    results['hawking_mach_tau_supersonic'] = True
    results['hawking_kappa_tau'] = kappa_tau
else:
    print(f"    Subsonic in tau: no analog horizon in any direction")
    results['hawking_mach_tau_supersonic'] = False

results['hawking_mach_max'] = mach_max
results['hawking_kappa_proxy'] = kappa_proxy
results['hawking_kappa_max'] = kappa_max
results['hawking_T_H_proxy_MKK'] = T_H_proxy
results['hawking_T_H_proxy_GeV'] = T_H_proxy_GeV
results['hawking_T_H_proxy_K'] = T_H_proxy_K
results['hawking_mach_tau'] = mach_tau
results['hawking_T_compound_MKK'] = T_compound_MKK


# ============================================================================
#  SUMMARY AND GATE VERDICTS
# ============================================================================

print("\n" + "=" * 78)
print("VOLOVIK-STRING-48 SUMMARY")
print("=" * 78)

verdicts = {
    "AKAMA-DIAKONOV-48": "INFO" if not horizon_exists else "PASS",
    "HAAR-QTHEORY-48":   "INFO",
    "HOMOTOPY-OP-48":    "INFO",
    "CONDENSATE-CC-48":  "INFO",
    "SWAMPLAND-48":      "PASS" if swampland_pass else "FAIL",
    "WZW-STRUTINSKY-48": "INFO",
    "WZW-WINDING-48":    "INFO",
    "ANALOG-HAWKING-48": "INFO" if not horizon_exists else "PASS",
}

key_numbers = {
    "AKAMA-DIAKONOV-48": f"Mach_max={mach_max:.4f}, c_BdG={c_BdG:.4f}",
    "HAAR-QTHEORY-48":   f"suppression={haar_suppression:.4e}, tau*_shift={results.get('haar_tau_shift', 'N/A')}",
    "HOMOTOPY-OP-48":    f"pi_1(Haar)={'Z' if pi1_haar else '0'}, pi_1(unw)={'Z' if pi1_unw else '0'}",
    "CONDENSATE-CC-48":  f"|E_cond|/Lambda_obs=10^{cc_gap_gravity:.1f}, orders_gained={cc_gap_naive-cc_gap_gravity:.1f}",
    "SWAMPLAND-48":      f"c_max={c_max:.4e}, c_species={c_species_max:.4e}",
    "WZW-STRUTINSKY-48": f"heat_agreement={100*agreement_heat:.1f}%, shell_frac={shell_fraction:.4f}",
    "WZW-WINDING-48":    f"Zak(10 mod 2)=0, WZW(6 mod 2)=0 -> MATCH; Pf(1) vs WZW(0) -> MISMATCH",
    "ANALOG-HAWKING-48": f"kappa_max={kappa_max:.4e}, T_H={T_H_proxy:.4e} M_KK, Mach_tau={mach_tau:.4f}",
}

for name in verdicts:
    print(f"\n  {name}: {verdicts[name]}")
    print(f"    {key_numbers[name]}")

# Overall gate
n_pass = sum(1 for v in verdicts.values() if v == "PASS")
n_fail = sum(1 for v in verdicts.values() if v == "FAIL")
n_info = sum(1 for v in verdicts.values() if v == "INFO")

print(f"\n  Overall: {n_pass} PASS, {n_fail} FAIL, {n_info} INFO")
print(f"  Gate VOLOVIK-STRING-48: INFO (batch, as pre-registered)")

results['gate_name'] = 'VOLOVIK-STRING-48'
results['gate_verdict'] = 'INFO'
results['verdicts'] = str(verdicts)
results['key_numbers'] = str(key_numbers)


# ============================================================================
#  SAVE RESULTS
# ============================================================================

outfile = os.path.join(DATA_DIR, 's48_volovik_string.npz')
# Convert string values for numpy
save_dict = {}
for k, v in results.items():
    if isinstance(v, str):
        save_dict[k] = np.array(v)
    elif isinstance(v, bool):
        save_dict[k] = np.array(v)
    elif isinstance(v, np.ndarray):
        save_dict[k] = v
    else:
        save_dict[k] = np.array(v)

np.savez_compressed(outfile, **save_dict)
print(f"\n  Saved: {outfile}")


# ============================================================================
#  PLOTS: 4-panel summary
# ============================================================================

fig, axes = plt.subplots(2, 2, figsize=(14, 10))
fig.suptitle('Session 48 W5-F: Volovik Program + String Theory', fontsize=14, fontweight='bold')

# Panel 1: Acoustic Mach number on T^2
ax = axes[0, 0]
T1, T2 = np.meshgrid(theta1, theta2, indexing='ij')
im = ax.pcolormesh(T1, T2, mach_field, cmap='hot', shading='auto')
plt.colorbar(im, ax=ax, label='Mach number')
ax.set_xlabel(r'$\theta_1$')
ax.set_ylabel(r'$\theta_2$')
ax.set_title(f'AKAMA-DIAKONOV: Mach field (max={mach_max:.3f})')

# Panel 2: Swampland c(tau)
ax = axes[0, 1]
valid_c = V_positive & (c_swamp_correct > 0)
ax.semilogy(tau_qt[valid_c], c_swamp_correct[valid_c], 'b-', linewidth=2, label=r'$c = M_{Pl}|\nabla V|/V$')
ax.semilogy(tau_qt[valid_c], c_species_correct[valid_c], 'r--', linewidth=2, label=r'$c_{sp} = \Lambda_{sp}|\nabla V|/V$')
ax.axhline(1.0, color='k', linestyle=':', label='Swampland bound c=1')
ax.axvline(tau_fold, color='green', linestyle='--', alpha=0.5, label=r'$\tau_{fold}$')
ax.set_xlabel(r'$\tau$')
ax.set_ylabel(r'$c(\tau)$')
ax.set_title(f'SWAMPLAND: c_max={c_max:.2e}')
ax.legend(fontsize=8)
ax.set_xlim(tau_qt[0], tau_qt[-1])

# Panel 3: CC gap analysis
ax = axes[1, 0]
cc_categories = ['Naive\nM_KK^4', 'With |E_cond|\n(gravity)', 'With |E_cond|\n(Kerner)', 'Volovik\nDelta^4']
cc_values = [cc_gap_naive, cc_gap_gravity, cc_gap_kerner, np.log10(ratio_volovik)]
colors = ['gray', 'blue', 'orange', 'green']
bars = ax.bar(cc_categories, cc_values, color=colors, alpha=0.7, edgecolor='black')
ax.axhline(0, color='red', linewidth=2, linestyle='-', label=r'$\Lambda_{obs}$')
ax.set_ylabel(r'$\log_{10}(\rho / \Lambda_{obs})$')
ax.set_title('CONDENSATE-CC: Orders above observed CC')
ax.legend()

# Panel 4: WZW agreement
ax = axes[1, 1]
# Show Strutinsky decomposition
ax.plot(omega_bin_c, hist_osc / max(domega, 1e-10), 'b-', alpha=0.5, label='Raw DOS')
ax.plot(omega_bin_c, rho_strutinsky_smooth / max(domega, 1e-10), 'r-', linewidth=2, label='Smooth (Strutinsky)')
ax.fill_between(omega_bin_c, 0, rho_oscillating / max(domega, 1e-10),
                alpha=0.3, color='green', label=f'Shell (|E_sh/E_sm|={shell_fraction:.3f})')
ax.set_xlabel(r'$\omega$ (M_KK)')
ax.set_ylabel(r'$\rho(\omega)$')
ax.set_title(f'WZW-STRUTINSKY: Agreement={100*agreement_heat:.0f}% (heat kernel)')
ax.legend(fontsize=8)

plt.tight_layout()
plotfile = os.path.join(DATA_DIR, 's48_volovik_string.png')
plt.savefig(plotfile, dpi=150, bbox_inches='tight')
plt.close()
print(f"  Saved: {plotfile}")

print("\n" + "=" * 78)
print("DONE: s48_volovik_string.py")
print("=" * 78)
